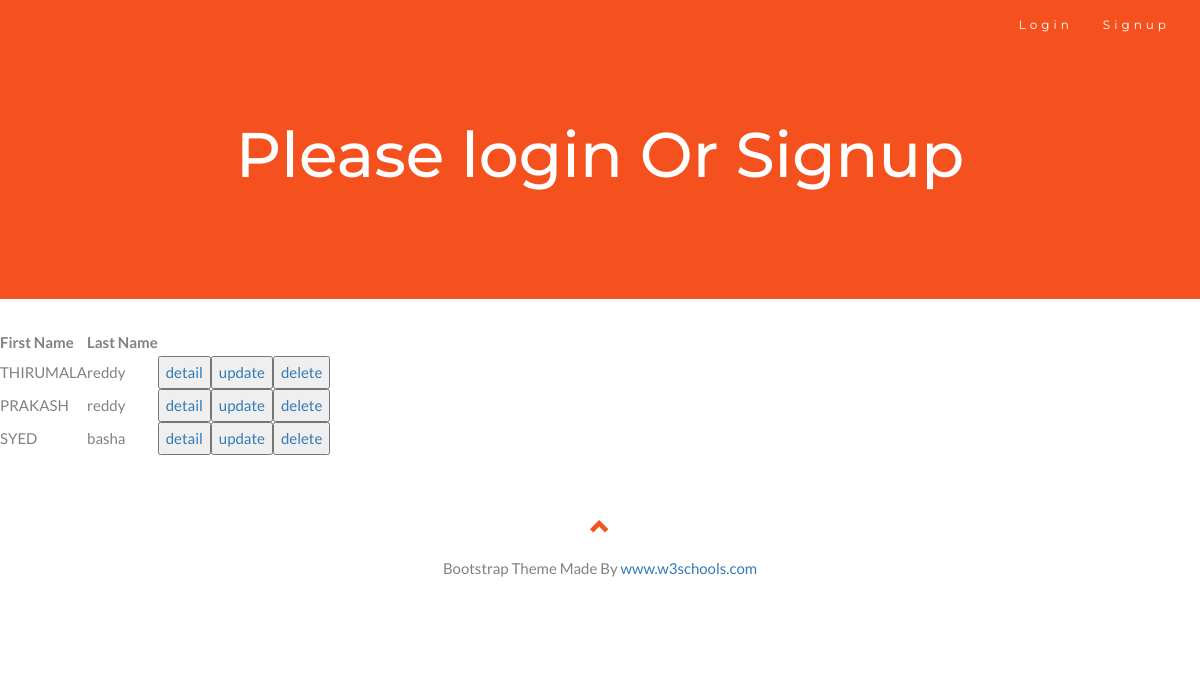
The app's page /list, older data.
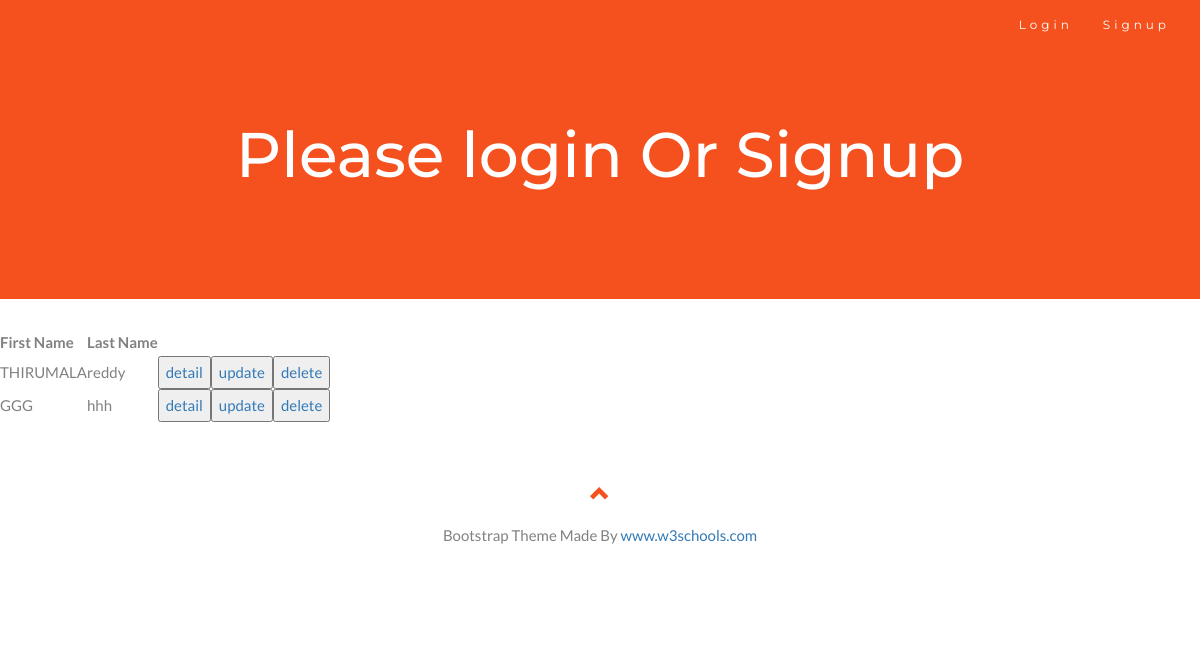
The same page, newer data.
### app/models.py (models this page shows, shortened)
class Employee(models.Model):
    first_name = models.CharField(max_length=100)
    second_name = models.CharField(max_length=100,blank=True,null=True)
    email = models.EmailField()
    address = models.TextField()
    dob = models.DateField(blank=True,null=True)
    age = models.IntegerField()
    photo = models.FileField(blank=True,null=True)

### app/views.py (the view)
# urls.py: path('list',list_employee,name="list"),
def list_employee(requests):
    data = Employee.objects.all() # all data fetch from database
    data_check = Employee.objects.all().count() # all data fetch from database
    print(data_check)
    return render(requests,"list_employee.html",context={"data":data})

### template/list_employee.html
{% extends 'index.html' %}
{% block content %}
<table>
  <thead>
  <tr>
    <th>First Name</th>
    <th>Last Name</th>
  </tr>
  </thead>
  <tbody>
    {% for i in data %}
      <tr>
        {% if i.first_name %}
          <td>{{i.first_name | upper}}</td>
          <td>{{i.second_name}}</td>
        <td><button><a href="{% url 'detail' i.id %}">detail</a></button></td>
        <td><button><a href="{% url 'update' i.id %}">update</a></button></td>
        <td><button><a href="{% url 'delete' i.id %}">delete</a></button></td>
        {% else %}
          <td>"data not there please"</td>
        {% endif%}
  </tr>
    {% endfor %}
  </tbody>
</table>
{% endblock %}

### template/index.html (shortened to what this page needs)
{% load static %}
<!DOCTYPE html>
<html lang="en">
<head>
  <link rel="stylesheet" href="https://maxcdn.bootstrapcdn.com/bootstrap/3.4.1/css/bootstrap.min.css">
</head>
<body id="myPage" data-spy="scroll" data-target=".navbar" data-offset="60">
<nav class="navbar navbar-default navbar-fixed-top">
  <div class="container">
    <div class="collapse navbar-collapse" id="myNavbar">
      <ul class="nav navbar-nav navbar-right">
        {% if user.is_authenticated %}
          <li><a href="{% url 'list' %}">List</a></li>
          <li><a href="{% url 'create' %}">Create</a></li>
          <li><a href="{% url 'logout' %}">Logout</a></li>
        {% else %}
          <li><a href="{% url 'login' %}">Login</a></li>
          <li><a href="{% url 'signup' %}">Signup</a></li>
        {% endif %}
      </ul>
    </div>
  </div>
</nav>
<div class="jumbotron text-center">
  {% if user.is_authenticated %}
    <h1>Django Website CRUD & ORM & Authentication</h1>
    <p>you have successfully logged</p>
  {% else %}
    <h1>Please login Or Signup</h1>
  {% endif %}
</div>
{% block content %}
{% endblock %}
<footer class="container-fluid text-center">
  <a href="#myPage" title="To Top">
    <span class="glyphicon glyphicon-chevron-up"></span>
  </a>
  <p>Bootstrap Theme Made By <a href="https://www.w3schools.com" title="Visit w3schools">www.w3schools.com</a></p>
</footer>
</body>
</html>

### template/index.html (style rules this page uses)
body { font: 400 15px Lato, sans-serif; line-height: 1.8; color: #818181; }
.jumbotron { background-color: #f4511e; color: #fff; padding: 100px 25px; font-family: Montserrat, sans-serif; }
.container-fluid { padding: 60px 50px; }
.navbar { margin-bottom: 0; background-color: #f4511e; z-index: 9999; border: 0; font-size: 12px !important; line-height: 1.42857143 !important; letter-spacing: 4px; border-radius: 0; font-family: Montserrat, sans-serif; }
.navbar li a, .navbar .navbar-brand { color: #fff !important; }
footer .glyphicon { font-size: 20px; margin-bottom: 20px; color: #f4511e; }

Row changes from the older to the newer data that the page shows:
removed Employee: first_name "PRAKASH", second_name "reddy"
removed Employee: first_name "SYED", second_name "basha"
added Employee: first_name "GGG", second_name "hhh"
